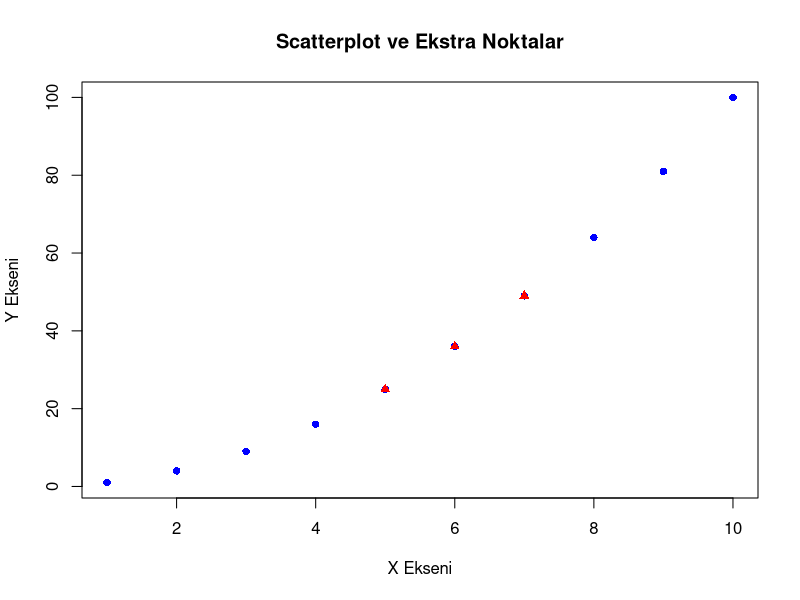

Generate this figure with R:
#yine plot grafiği ancak bu sefer points() ekliyoruz

x <- 1:10
y <- x ^ 2
plot(x, y, main = "Scatterplot ve Ekstra Noktalar", xlab = "X Ekseni", ylab = "Y Ekseni", col = "blue", pch = 16)

# Ekstra noktalar ekliyoruz
x2 <- c(5, 6, 7)
y2 <- c(25, 36, 49)
points(x2, y2, col = "red", pch = 17)



# plot(): Scatterplot (dağılım grafiği) oluşturur.
# points(): Var olan scatterplot'a ekstra noktalar ekler.
# Yani, plot() veri noktalarını çizerken, points() fonksiyonu daha önce çizilmiş grafiğe yeni noktalar eklemek için kullanılır.
